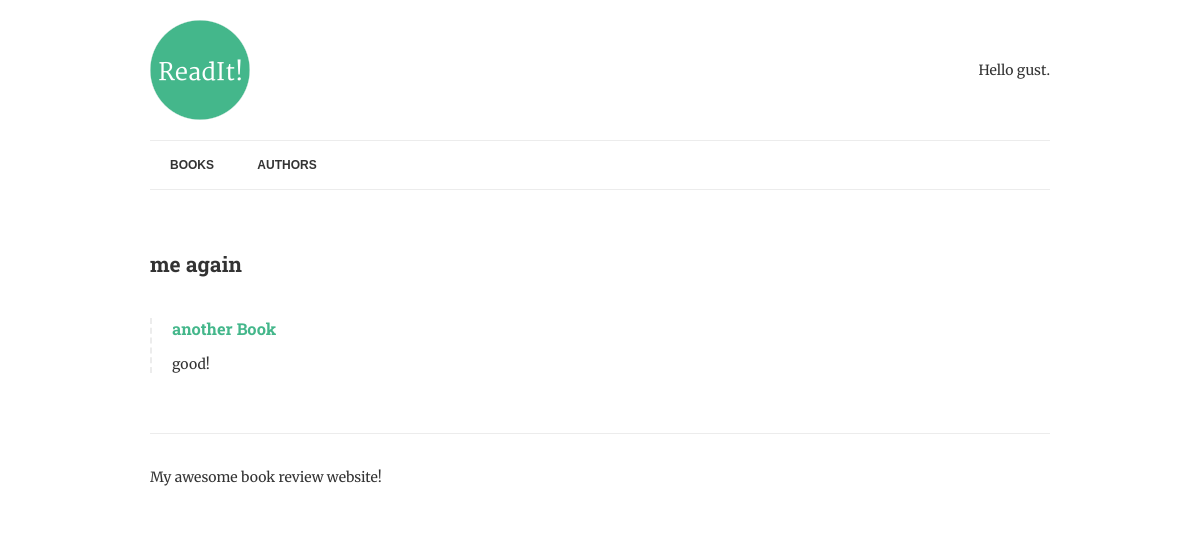
The app's page /authors/2, older data.
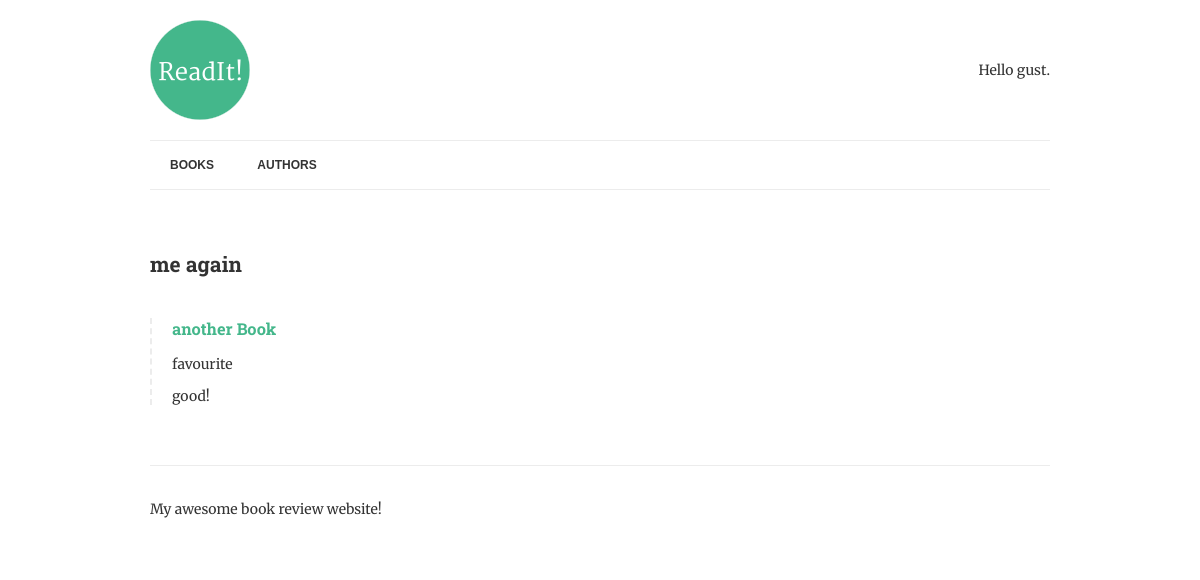
The same page, newer data.
### books/models.py (models this page shows, shortened)
class Book(models.Model): #now we need the quality that books might have
	title = models.CharField(max_length=150) #this going to be stored as a string we must set maximum lenght to store
	authors = models.ManyToManyField("Author",related_name="books")
	review = models.TextField(blank = True, null=True)
	date_reviewd = models.DateTimeField(blank = True, null=True)#it is stored as a date_time object *
	is_favourite = models.BooleanField(default=False,verbose_name="Favourite?")

### books/views.py (the view)
# urls.py: path('authors/<int:pk>',AuthorDetail.as_view(),name="author-detail"), #(?P<pk>[-\w]+/)
class AuthorDetail(DetailView):
    model=Author
    template_name="author.html"

### books/templates/author.html
{% extends "base.html" %}
{% block content %}
    <h2>{{author.name}}</h2>
    {% for book in author.books.all %}
        {% if book.review %}
            <div class="book">
                <h3><a href="{% url 'book-detail' book.pk %}">{{book.title }} </a></h3>
                {% if book.is_favourite %} <p class="highlight">favourite</p>{% endif %}
                <p>{{book.review|linebreaks}}</p>
            </div>
        {% endif %}
    {% endfor %}
{% endblock %}

Row changes from the older to the newer data that the page shows:
changed Book "another Book": now shows "favourite"
